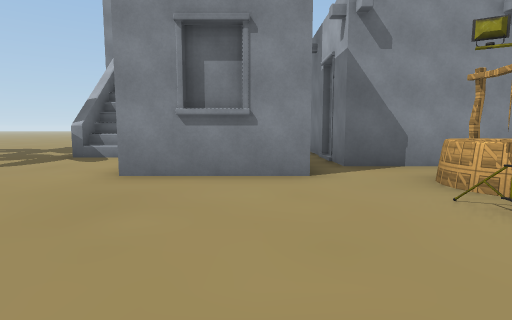
View 1 (above)

24 first-person views from a walk through a Unity game level. The camera is 1.5 m above the floor, tilts 6° down and sees 80° across. The floor is counted in squares, 2 m on a side. Each view is taken from the middle of a square. On the plan, view 1 faces up. The plan holds only what a view shows up to about 10 squares ahead; the rest is blank. The place goes on beyond the plan. Some surface patterns are stand-ins.

View 2
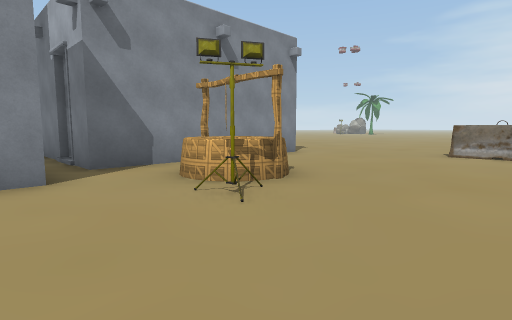

View 3
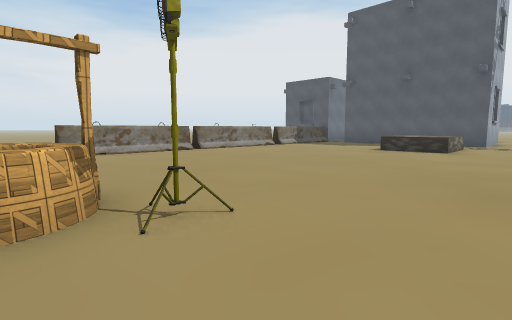

View 4
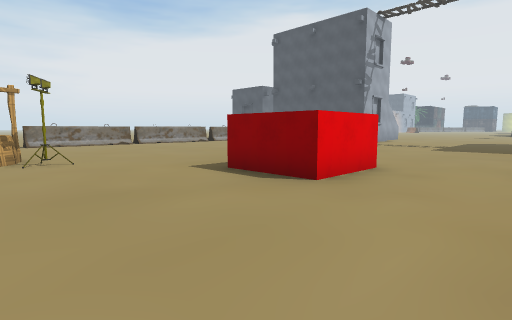

View 5
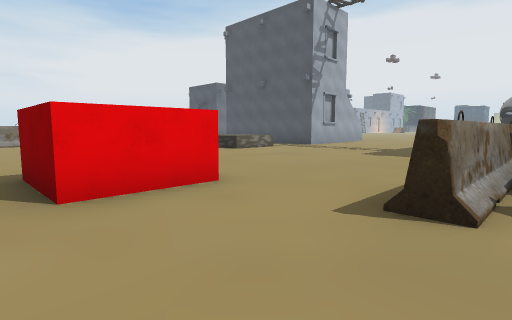

View 6
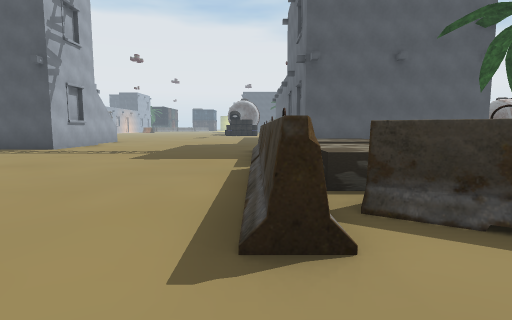

View 7
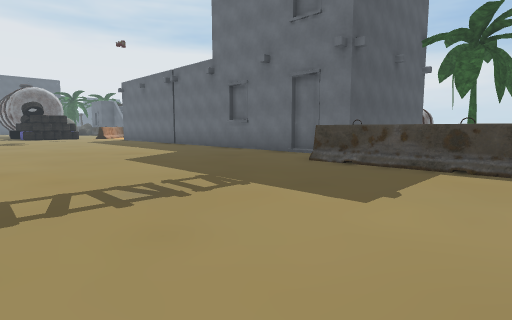

View 8
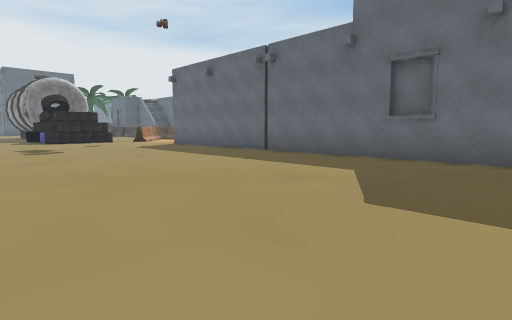

View 9
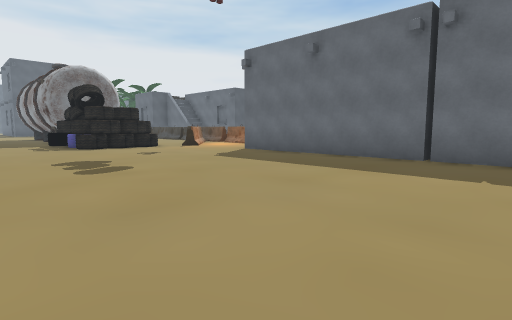

View 10
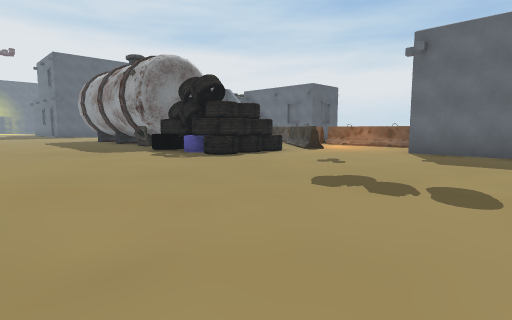

View 11
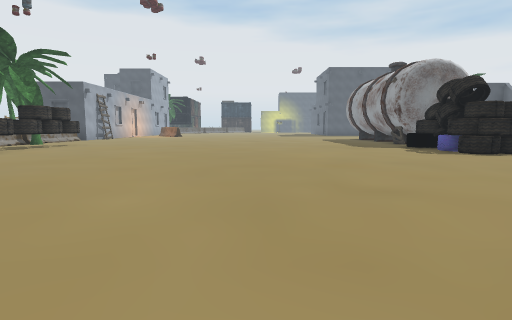

View 12
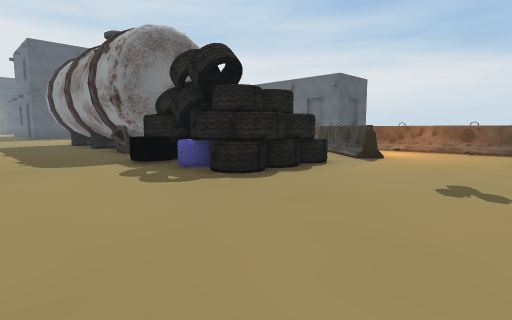

View 13
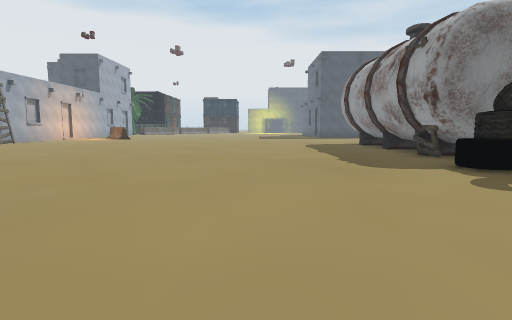

View 14
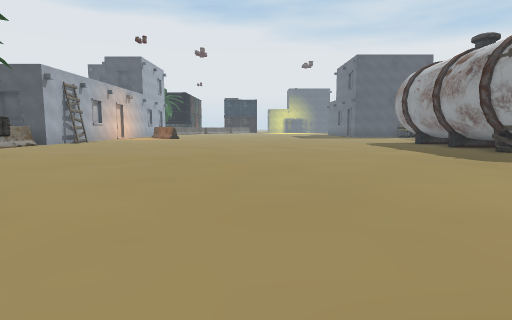

View 15
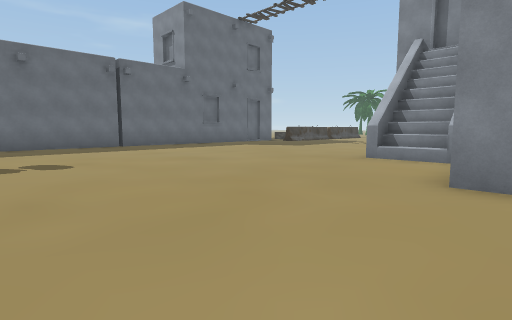

View 16
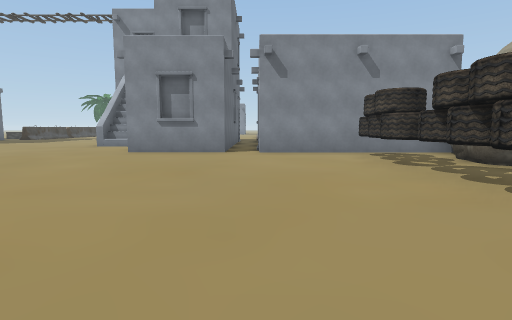

View 17
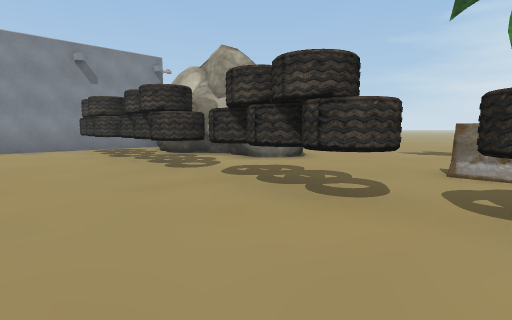

View 18
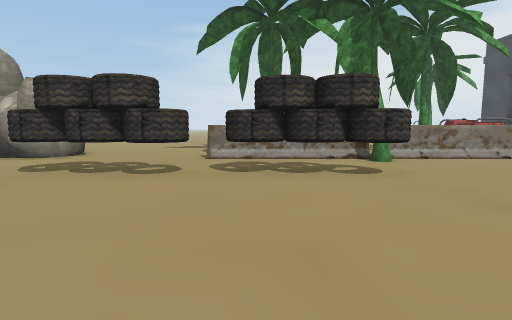

View 19
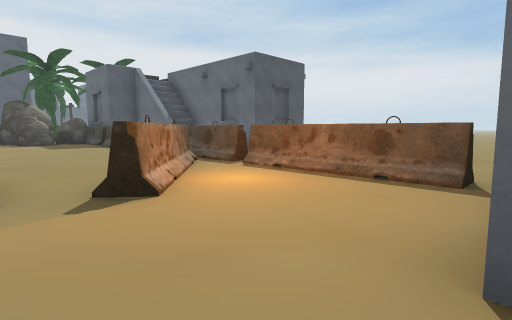

View 20
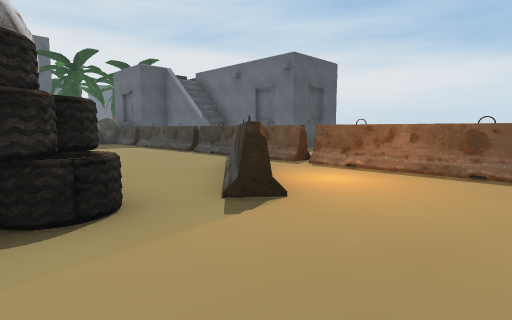

View 21
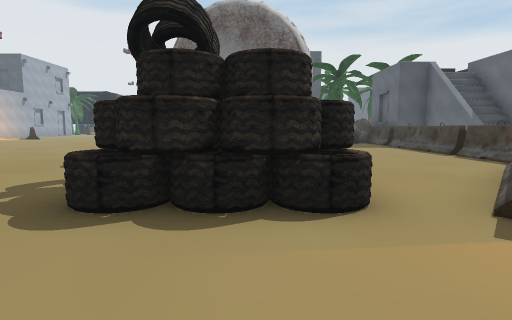

View 22
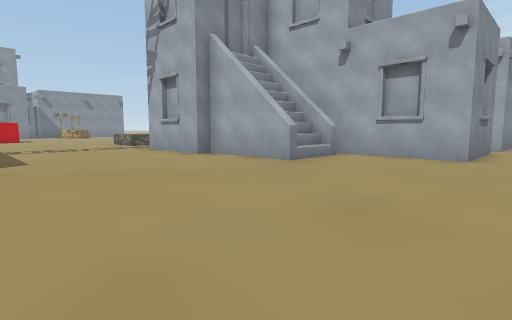

View 23
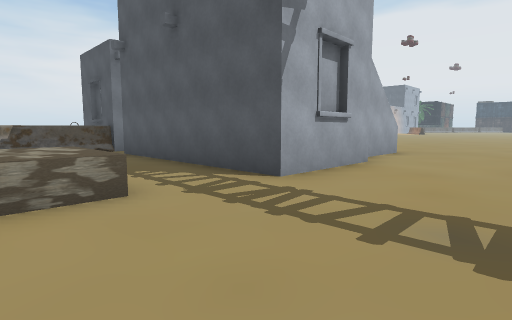

View 24
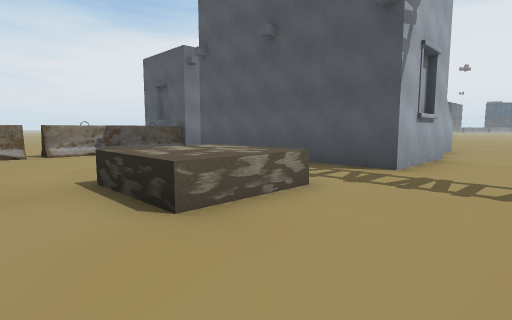

### Floor plan
Key: @ floor where view 1 was taken; # wall or solid block; x gap in a wall; . floor; / step, stairs or slope; ^ raised ledge; H house; W well; I thing the floor can be seen under or through; L ladder; O other object.
Columns run from 16 left of view 1 to 13 right of it. Each row starts with its distance up from view 1.
 12                       H
 11                      HH
 10         ...       #
  9         ....#     #
  8          ...HH   .#
  7           ....   .#
  6            ...   .######.
  5             ..###...W.....
  4            ........WW......
  3            ........W.......
  2            ............../#
  1           .............../#
  0           ....##@......../#
 -1           ....# ........./#
 -2          O##... .........
 -3           O#............
 -4           ^#...........
 -5          ^^#...........
 -6            ............../x
 -7          ^^#.......^^..../x
 -8          ^ #.......^^    /#
 -9            #..........   /#
-10        ### #............ /#
-11          #........#########
-12          #........##
-13          #........##
-14          #.........#
-15      H   #.........#
-16     HHH  #.........HH#
-17          #...........#
-18          #...........#
-19          #...........#####
-20          #....................
-21     H    #..................I.
-22     H    #..................I.
-23          #..................I.
-24          #..................I.
-25          #..................I.
-26 ......x.....................I.
-27 ..    #.....................I.
-28       #.....................I.
-29       #..O.###..............I.
-30       ..OO.###..............x.
-31       #OO... #..............#.
-32       #....  ##.............#.
-33       #....  #..............#.
-34       x....  #L...............
-35       #....  #................
-36       #....  #.............

Where each view was taken, in squares from view 1:
view 1: 0 up, 0 right, facing up
view 2: 0 up, 0 right, facing up-right
view 3: 4 up, 0 right, facing down-right
view 4: 4 up, 5 left, facing down-right
view 5: 1 up, 6 left, facing down-right
view 6: 0 up, 5 left, facing down
view 7: 6 down, 1 right, facing down-left
view 8: 12 down, 1 right, facing down-left
view 9: 17 down, 1 right, facing down-left
view 10: 22 down, 3 right, facing down-left
view 11: 20 down, 4 right, facing down
view 12: 25 down, 1 right, facing down-left
view 13: 26 down, 2 right, facing down
view 14: 25 down, 5 right, facing down
view 15: 24 down, 6 right, facing up-left
view 16: 29 down, 9 right, facing up
view 17: 31 down, 9 right, facing up-right
view 18: 31 down, 7 right, facing right
view 19: 25 down, 5 left, facing down-left
view 20: 26 down, 4 left, facing down-left
view 21: 26 down, 4 left, facing down
view 22: 21 down, 3 left, facing up-right
view 23: 7 down, 1 left, facing down-right
view 24: 5 down, 0 right, facing down-right
